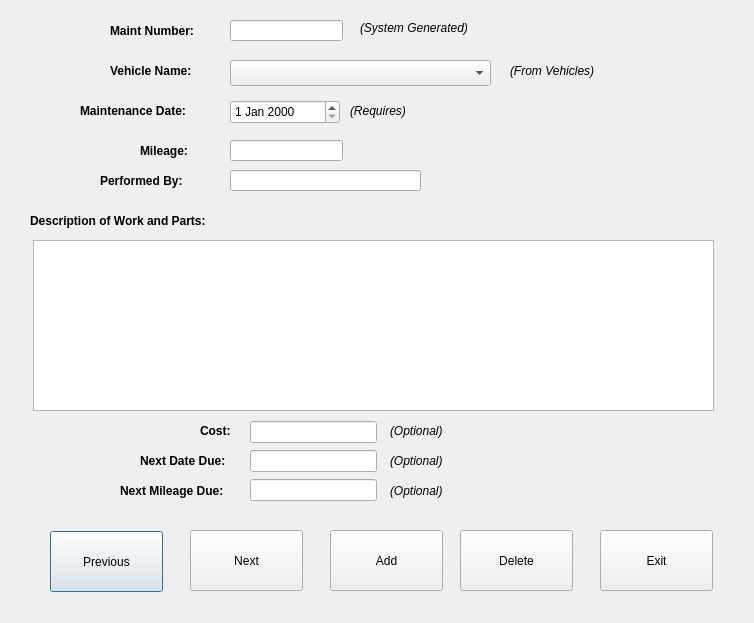
<?xml version="1.0" encoding="UTF-8"?>
<ui version="4.0">
 <class>Dialog</class>
 <widget class="QDialog" name="Dialog">
  <property name="geometry">
   <rect>
    <x>0</x>
    <y>0</y>
    <width>754</width>
    <height>623</height>
   </rect>
  </property>
  <property name="windowTitle">
   <string>Dialog</string>
  </property>
  <widget class="QLabel" name="labelMainNumber">
   <property name="geometry">
    <rect>
     <x>110</x>
     <y>20</y>
     <width>101</width>
     <height>21</height>
    </rect>
   </property>
   <property name="font">
    <font>
     <weight>75</weight>
     <bold>true</bold>
    </font>
   </property>
   <property name="text">
    <string>Maint Number:</string>
   </property>
  </widget>
  <widget class="QLineEdit" name="lineEditMaintNumber">
   <property name="geometry">
    <rect>
     <x>230</x>
     <y>20</y>
     <width>113</width>
     <height>21</height>
    </rect>
   </property>
  </widget>
  <widget class="QLabel" name="label_2">
   <property name="geometry">
    <rect>
     <x>360</x>
     <y>20</y>
     <width>131</width>
     <height>16</height>
    </rect>
   </property>
   <property name="font">
    <font>
     <italic>true</italic>
    </font>
   </property>
   <property name="text">
    <string>(System Generated)</string>
   </property>
  </widget>
  <widget class="QLabel" name="labelVehName">
   <property name="geometry">
    <rect>
     <x>110</x>
     <y>60</y>
     <width>101</width>
     <height>21</height>
    </rect>
   </property>
   <property name="font">
    <font>
     <weight>75</weight>
     <bold>true</bold>
    </font>
   </property>
   <property name="text">
    <string>Vehicle Name:</string>
   </property>
  </widget>
  <widget class="QComboBox" name="comboBox">
   <property name="geometry">
    <rect>
     <x>230</x>
     <y>60</y>
     <width>261</width>
     <height>26</height>
    </rect>
   </property>
  </widget>
  <widget class="QLabel" name="label_3">
   <property name="geometry">
    <rect>
     <x>510</x>
     <y>60</y>
     <width>131</width>
     <height>21</height>
    </rect>
   </property>
   <property name="font">
    <font>
     <italic>true</italic>
    </font>
   </property>
   <property name="text">
    <string>(From Vehicles)</string>
   </property>
  </widget>
  <widget class="QLabel" name="labelMaintDate">
   <property name="geometry">
    <rect>
     <x>80</x>
     <y>100</y>
     <width>131</width>
     <height>21</height>
    </rect>
   </property>
   <property name="font">
    <font>
     <weight>75</weight>
     <bold>true</bold>
    </font>
   </property>
   <property name="text">
    <string>Maintenance Date:</string>
   </property>
  </widget>
  <widget class="QDateEdit" name="dateEdit">
   <property name="geometry">
    <rect>
     <x>230</x>
     <y>100</y>
     <width>110</width>
     <height>24</height>
    </rect>
   </property>
  </widget>
  <widget class="QLabel" name="label_4">
   <property name="geometry">
    <rect>
     <x>350</x>
     <y>100</y>
     <width>131</width>
     <height>21</height>
    </rect>
   </property>
   <property name="font">
    <font>
     <italic>true</italic>
    </font>
   </property>
   <property name="text">
    <string>(Requires)</string>
   </property>
  </widget>
  <widget class="QLabel" name="labelMileage">
   <property name="geometry">
    <rect>
     <x>140</x>
     <y>140</y>
     <width>61</width>
     <height>21</height>
    </rect>
   </property>
   <property name="font">
    <font>
     <weight>75</weight>
     <bold>true</bold>
    </font>
   </property>
   <property name="text">
    <string>Mileage:</string>
   </property>
  </widget>
  <widget class="QLineEdit" name="lineEditMileage">
   <property name="geometry">
    <rect>
     <x>230</x>
     <y>140</y>
     <width>113</width>
     <height>21</height>
    </rect>
   </property>
  </widget>
  <widget class="QLabel" name="labelPerformed">
   <property name="geometry">
    <rect>
     <x>100</x>
     <y>170</y>
     <width>101</width>
     <height>21</height>
    </rect>
   </property>
   <property name="font">
    <font>
     <weight>75</weight>
     <bold>true</bold>
    </font>
   </property>
   <property name="text">
    <string>Performed By:</string>
   </property>
  </widget>
  <widget class="QLineEdit" name="lineEditPerformed">
   <property name="geometry">
    <rect>
     <x>230</x>
     <y>170</y>
     <width>191</width>
     <height>21</height>
    </rect>
   </property>
  </widget>
  <widget class="QLabel" name="labelDescription">
   <property name="geometry">
    <rect>
     <x>30</x>
     <y>210</y>
     <width>201</width>
     <height>21</height>
    </rect>
   </property>
   <property name="font">
    <font>
     <weight>75</weight>
     <bold>true</bold>
    </font>
   </property>
   <property name="text">
    <string>Description of Work and Parts:</string>
   </property>
  </widget>
  <widget class="QPlainTextEdit" name="plainTextEdit">
   <property name="geometry">
    <rect>
     <x>33</x>
     <y>240</y>
     <width>681</width>
     <height>171</height>
    </rect>
   </property>
  </widget>
  <widget class="QLabel" name="labelCost">
   <property name="geometry">
    <rect>
     <x>200</x>
     <y>420</y>
     <width>41</width>
     <height>21</height>
    </rect>
   </property>
   <property name="font">
    <font>
     <weight>75</weight>
     <bold>true</bold>
    </font>
   </property>
   <property name="text">
    <string>Cost:</string>
   </property>
  </widget>
  <widget class="QLabel" name="label_5">
   <property name="geometry">
    <rect>
     <x>390</x>
     <y>420</y>
     <width>131</width>
     <height>21</height>
    </rect>
   </property>
   <property name="font">
    <font>
     <italic>true</italic>
    </font>
   </property>
   <property name="text">
    <string>(Optional)</string>
   </property>
  </widget>
  <widget class="QLabel" name="labelDateDue">
   <property name="geometry">
    <rect>
     <x>140</x>
     <y>450</y>
     <width>101</width>
     <height>21</height>
    </rect>
   </property>
   <property name="font">
    <font>
     <weight>75</weight>
     <bold>true</bold>
    </font>
   </property>
   <property name="text">
    <string>Next Date Due:</string>
   </property>
  </widget>
  <widget class="QLabel" name="label_6">
   <property name="geometry">
    <rect>
     <x>390</x>
     <y>450</y>
     <width>131</width>
     <height>21</height>
    </rect>
   </property>
   <property name="font">
    <font>
     <italic>true</italic>
    </font>
   </property>
   <property name="text">
    <string>(Optional)</string>
   </property>
  </widget>
  <widget class="QLabel" name="labelMileageDue">
   <property name="geometry">
    <rect>
     <x>120</x>
     <y>480</y>
     <width>121</width>
     <height>21</height>
    </rect>
   </property>
   <property name="font">
    <font>
     <weight>75</weight>
     <bold>true</bold>
    </font>
   </property>
   <property name="text">
    <string>Next Mileage Due:</string>
   </property>
  </widget>
  <widget class="QLabel" name="label_7">
   <property name="geometry">
    <rect>
     <x>390</x>
     <y>480</y>
     <width>131</width>
     <height>21</height>
    </rect>
   </property>
   <property name="font">
    <font>
     <italic>true</italic>
    </font>
   </property>
   <property name="text">
    <string>(Optional)</string>
   </property>
  </widget>
  <widget class="QPushButton" name="pushButtonPrevious">
   <property name="geometry">
    <rect>
     <x>50</x>
     <y>531</y>
     <width>113</width>
     <height>61</height>
    </rect>
   </property>
   <property name="text">
    <string>Previous</string>
   </property>
  </widget>
  <widget class="QPushButton" name="pushButtonNext">
   <property name="geometry">
    <rect>
     <x>190</x>
     <y>530</y>
     <width>113</width>
     <height>61</height>
    </rect>
   </property>
   <property name="text">
    <string>Next</string>
   </property>
  </widget>
  <widget class="QPushButton" name="pushButtonAdd">
   <property name="geometry">
    <rect>
     <x>330</x>
     <y>530</y>
     <width>113</width>
     <height>61</height>
    </rect>
   </property>
   <property name="text">
    <string>Add</string>
   </property>
  </widget>
  <widget class="QPushButton" name="pushButtonDelete">
   <property name="geometry">
    <rect>
     <x>460</x>
     <y>530</y>
     <width>113</width>
     <height>61</height>
    </rect>
   </property>
   <property name="text">
    <string>Delete</string>
   </property>
  </widget>
  <widget class="QPushButton" name="pushButtonExit">
   <property name="geometry">
    <rect>
     <x>600</x>
     <y>530</y>
     <width>113</width>
     <height>61</height>
    </rect>
   </property>
   <property name="text">
    <string>Exit</string>
   </property>
  </widget>
  <widget class="QWidget" name="">
   <property name="geometry">
    <rect>
     <x>250</x>
     <y>420</y>
     <width>127</width>
     <height>85</height>
    </rect>
   </property>
   <layout class="QVBoxLayout" name="verticalLayout">
    <item>
     <widget class="QLineEdit" name="lineEditCost"/>
    </item>
    <item>
     <widget class="QLineEdit" name="lineEditDateDue"/>
    </item>
    <item>
     <widget class="QLineEdit" name="lineEditMileageDue"/>
    </item>
   </layout>
  </widget>
 </widget>
 <resources/>
 <connections/>
</ui>
